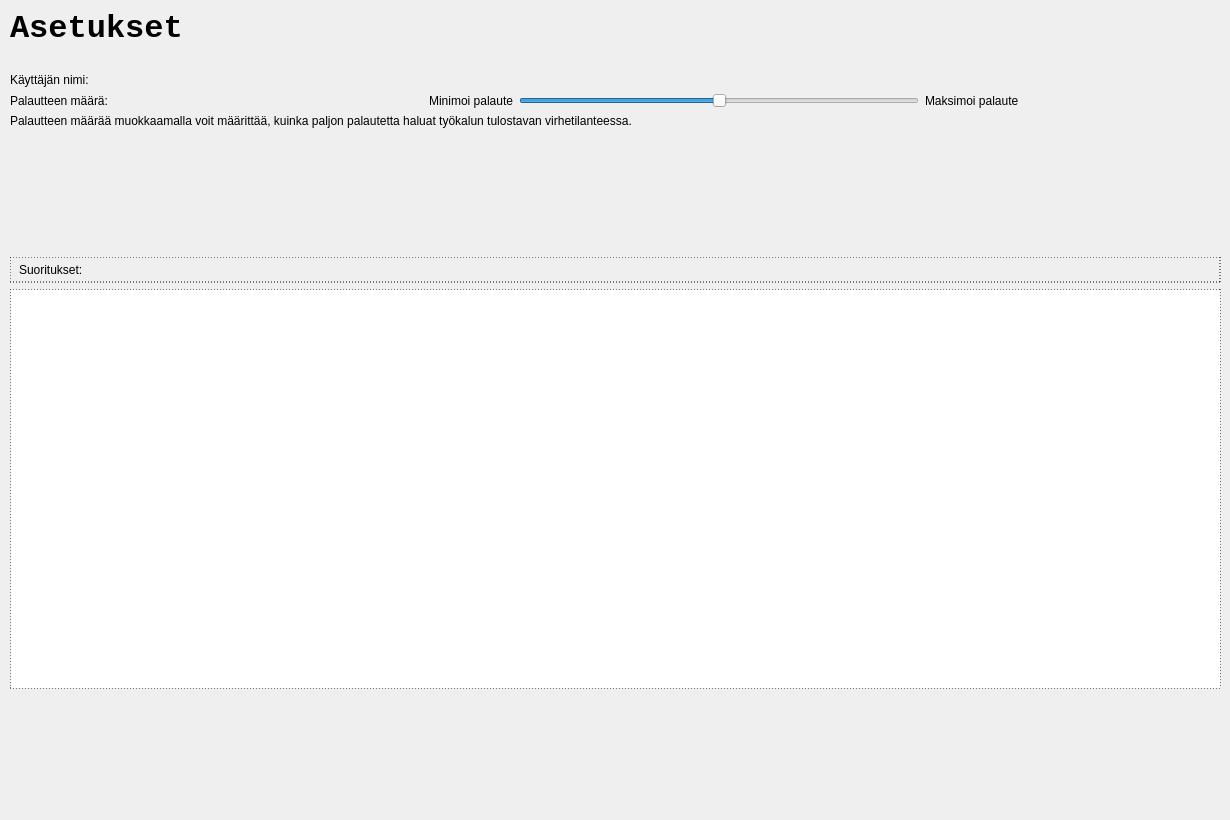
     <widget class="QWidget" name="settingsPage">
      <widget class="QWidget" name="verticalLayoutWidget_5">
       <property name="geometry">
        <rect>
         <x>10</x>
         <y>10</y>
         <width>1211</width>
         <height>801</height>
        </rect>
       </property>
       <layout class="QVBoxLayout" name="verticalLayout_11">
        <item>
         <widget class="QLabel" name="title_5">
          <property name="maximumSize">
           <size>
            <width>16777215</width>
            <height>60</height>
           </size>
          </property>
          <property name="font">
           <font>
            <family>Consolas</family>
            <pointsize>11</pointsize>
            <italic>false</italic>
            <bold>false</bold>
           </font>
          </property>
          <property name="text">
           <string>&lt;html&gt;&lt;head/&gt;&lt;body&gt;&lt;p&gt;&lt;span style=&quot; font-size:24pt; font-weight:700;&quot;&gt;Asetukset&lt;/span&gt;&lt;/p&gt;&lt;/body&gt;&lt;/html&gt;</string>
          </property>
         </widget>
        </item>
        <item>
         <widget class="QLabel" name="sub_5">
          <property name="maximumSize">
           <size>
            <width>16777215</width>
            <height>30</height>
           </size>
          </property>
          <property name="text">
           <string/>
          </property>
         </widget>
        </item>
        <item>
         <widget class="QLabel" name="subUserInfo">
          <property name="maximumSize">
           <size>
            <width>16777215</width>
            <height>30</height>
           </size>
          </property>
          <property name="text">
           <string>Käyttäjän nimi: </string>
          </property>
         </widget>
        </item>
        <item>
         <layout class="QHBoxLayout" name="horizontalLayout_36">
          <item>
           <widget class="QLabel" name="label_21">
            <property name="maximumSize">
             <size>
              <width>200</width>
              <height>16777215</height>
             </size>
            </property>
            <property name="text">
             <string>Palautteen määrä:</string>
            </property>
           </widget>
          </item>
          <item>
           <widget class="QLabel" name="label_23">
            <property name="text">
             <string>Minimoi palaute</string>
            </property>
            <property name="alignment">
             <set>Qt::AlignRight|Qt::AlignTrailing|Qt::AlignVCenter</set>
            </property>
           </widget>
          </item>
          <item>
           <widget class="QSlider" name="feedbackValue">
            <property name="maximumSize">
             <size>
              <width>400</width>
              <height>16777215</height>
             </size>
            </property>
            <property name="minimum">
             <number>1</number>
            </property>
            <property name="maximum">
             <number>3</number>
            </property>
            <property name="value">
             <number>2</number>
            </property>
            <property name="orientation">
             <enum>Qt::Horizontal</enum>
            </property>
           </widget>
          </item>
          <item>
           <widget class="QLabel" name="label_22">
            <property name="text">
             <string>Maksimoi palaute</string>
            </property>
           </widget>
          </item>
         </layout>
        </item>
        <item>
         <widget class="QLabel" name="label_25">
          <property name="text">
           <string>Palautteen määrää muokkaamalla voit määrittää, kuinka paljon palautetta haluat työkalun tulostavan virhetilanteessa.</string>
          </property>
         </widget>
        </item>
        <item>
         <spacer name="verticalSpacer_12">
          <property name="orientation">
           <enum>Qt::Vertical</enum>
          </property>
          <property name="sizeHint" stdset="0">
           <size>
            <width>20</width>
            <height>40</height>
           </size>
          </property>
         </spacer>
        </item>
        <item>
         <widget class="QLabel" name="label_24">
          <property name="styleSheet">
           <string notr="true">border: 1px dotted;
padding:5px;</string>
          </property>
          <property name="text">
           <string>Suoritukset:</string>
          </property>
         </widget>
        </item>
        <item>
         <widget class="QTextBrowser" name="achievements">
          <property name="minimumSize">
           <size>
            <width>0</width>
            <height>400</height>
           </size>
          </property>
          <property name="styleSheet">
           <string notr="true">border: 1px dotted;</string>
          </property>
         </widget>
        </item>
        <item>
         <spacer name="verticalSpacer_7">
          <property name="orientation">
           <enum>Qt::Vertical</enum>
          </property>
          <property name="sizeHint" stdset="0">
           <size>
            <width>20</width>
            <height>40</height>
           </size>
          </property>
         </spacer>
        </item>
       </layout>
      </widget>
     </widget>
